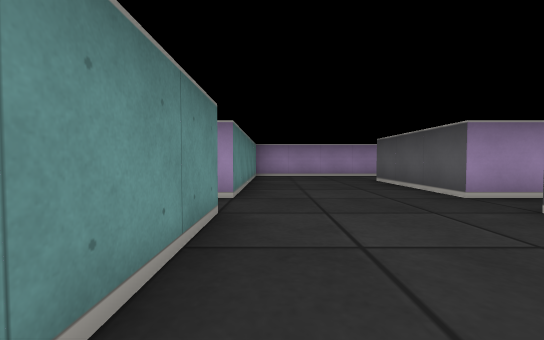
view 1 (above)

18 first-person views from a walk through a cub3D maze. The camera is about half as high as the walls, tilts 2° down and sees 90° across. The floor is counted in squares. Each view is taken from the middle of a square. On the plan, view 1 faces up. The plan holds only what a view shows up to about 9 squares ahead; the rest is blank.

view 2
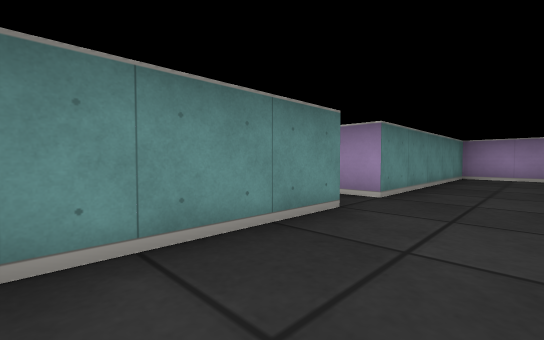

view 3
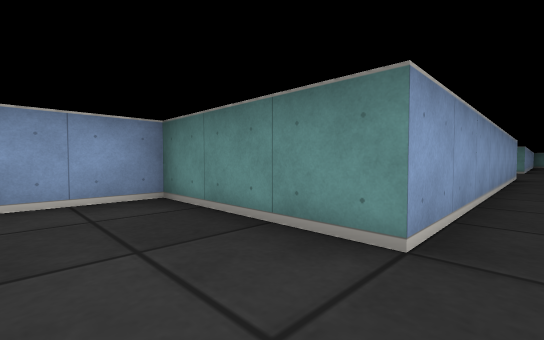

view 4
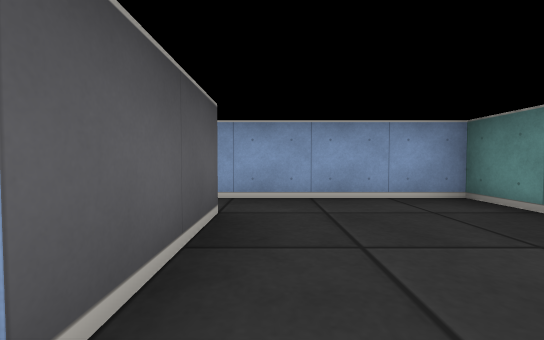

view 5
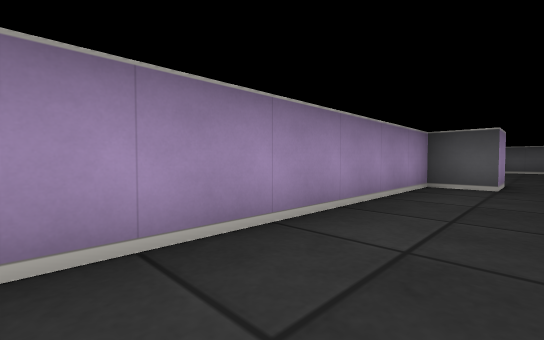

view 6
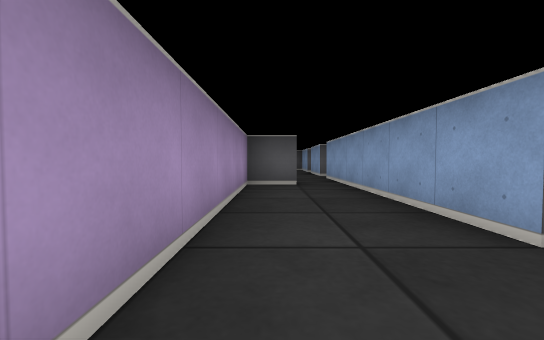

view 7
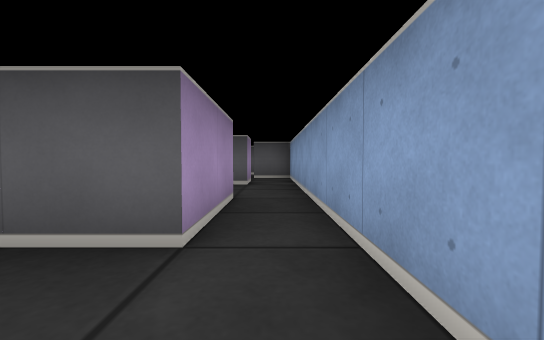

view 8
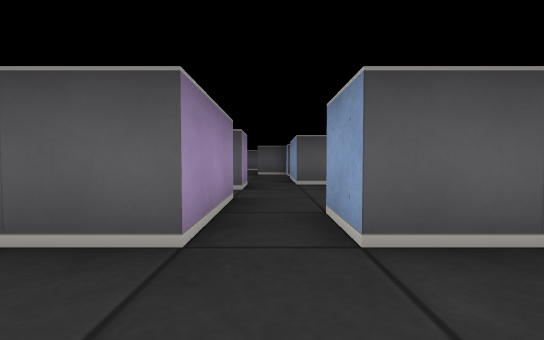

view 9
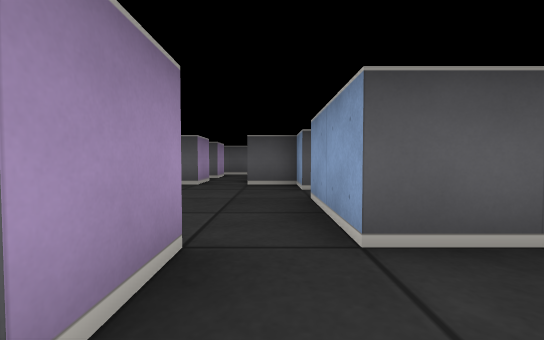

view 10
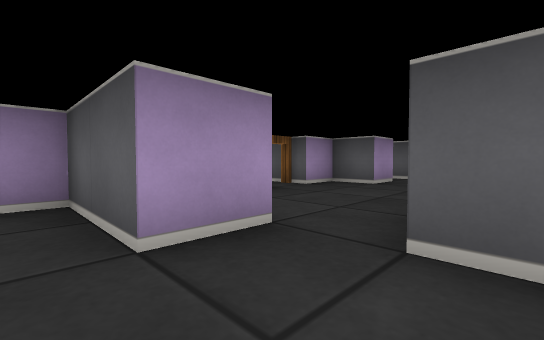

view 11
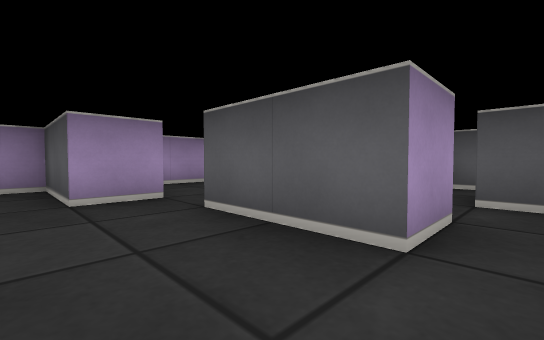

view 12
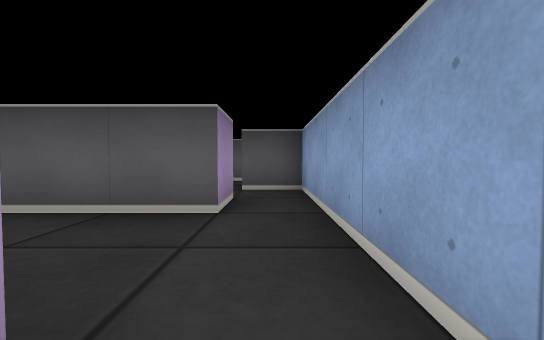

view 13
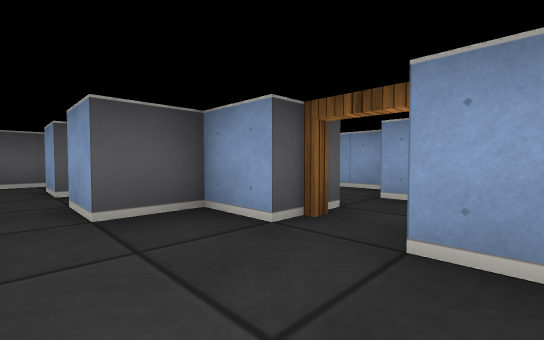

view 14
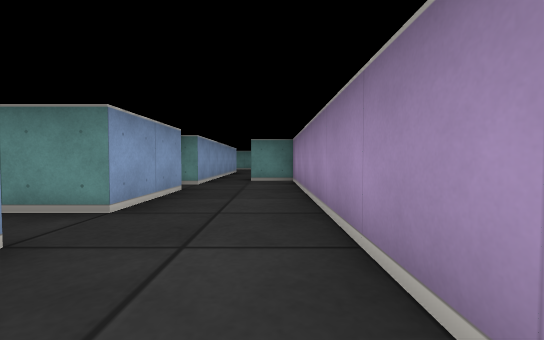

view 15
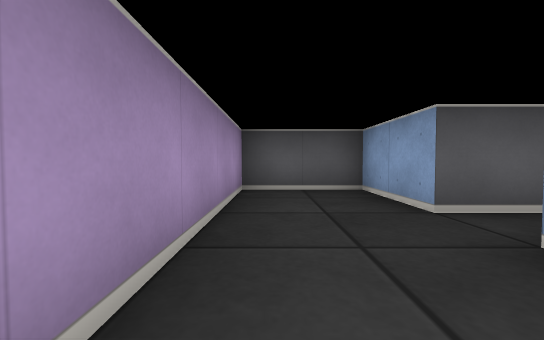

view 16
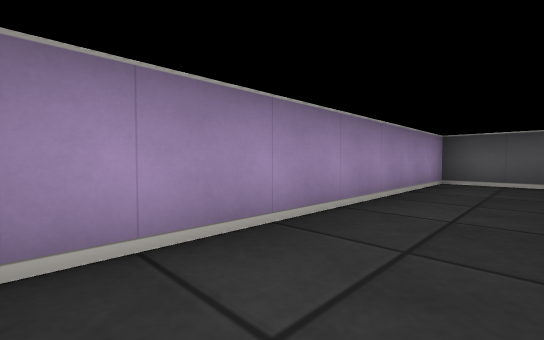

view 17
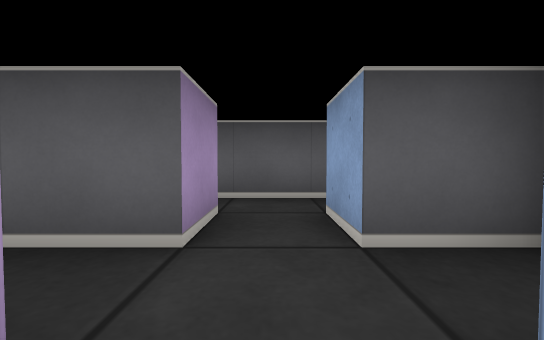

view 18
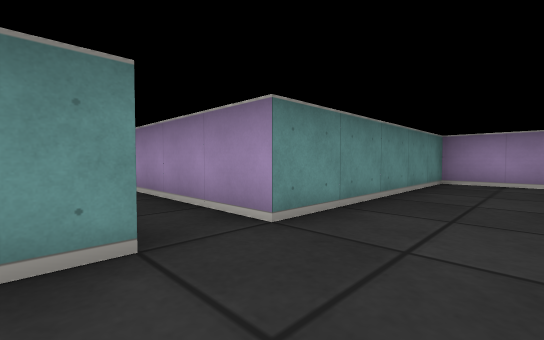

### Floor plan
Points are (right, up) in squares from view 1. A wall is a line through its corners. A room is listed if a view was taken in it or the views show most of it. See-through windows are left out.
Room 1 (views 1, 2, 3, 4, 5, 6, 7, 8, 12, 18)
walls: (2.5, 3.5) (2.5, 6.5) (6.5, 6.5); (4.5, 0.5) (2.5, 0.5) (2.5, 2.5); (6.5, 7.5) (6.5, 8.5) (-0.5, 8.5) (-0.5, 3.5) (-3.5, 3.5); (-8.4, 2.5) (-0.5, 2.5) (-0.5, -0.5) (4.5, -0.5)
ways out: opening at (2, 3) to room 2; opening at (3.5, 0) to room 2; opening at (6, 7) to room 4; opening at (-8, 3)
Room 2 (views 9, 10, 11)
walls: (4.5, 3.5) (2.5, 3.5); (6.6, 3.5) (5.5, 3.5) (5.5, 5.5) (4.9, 5.5); (2.5, 2.5) (3.5, 2.5); (4.5, -0.5) (8.5, -0.5) (8.5, 0.5); (7.5, 0.5) (6.5, 0.5) (6.5, 2.5)
ways out: opening at (2, 3) to room 1; opening at (3.5, 0) to room 1; opening at (6, 3) to room 3; opening at (8, 1) to room 6
Room 3 (view 13)
walls: (8.4, 5.5) (7.2, 5.5); (6.5, 2.5) (8.5, 2.5); (9.5, 2.5) (10.5, 2.5) (10.5, 3.5); (10.5, 4.5) (10.5, 5.5) (9.5, 5.5)
ways out: opening at (6, 3) to room 2; open door at (9, 6) to room 4; opening at (11, 4) to room 5; open door at (9, 2) to room 6
Room 4 (views 14, 15, 16)
walls: (9.5, 6.5) (11.5, 6.5); (12.5, 6.5) (14.5, 6.5) (14.5, 8.5) (7.5, 8.5) (7.5, 7.5) (6.5, 7.5); (6.5, 6.5) (8.5, 6.5)
ways out: opening at (6, 7) to room 1; open door at (9, 6) to room 3; opening at (12, 5.5) to room 5
Room 5 (view 17)
walls: (11.5, 4.5) (10.5, 4.5); (12.5, 4.5) (12.5, 6.5); (10.5, 3.5) (11.5, 3.5); (12.5, 2.4) (12.5, 3.5); (11.5, 6.5) (11.5, 5.5)
ways out: opening at (11, 4) to room 3; opening at (12, 5.5) to room 4; opening at (13, 4) to room 7
Room 6 (no view inside)
walls: (10.5, 0.6) (10.5, 1.1); (9.9, -0.5) (10.8, -0.5)
ways out: opening at (8, 1) to room 2; open door at (9, 2) to room 3
Room 7 (no view inside)
walls: (13.5, 4.5) (12.5, 4.5); (14.5, 3.2) (14.5, 4.8); (12.5, 3.5) (13.5, 3.5)
ways out: opening at (13, 4) to room 5

Where each view was taken, in squares from view 1:
view 1: 0 up, 0 right, facing up
view 2: 0 up, 1 right, facing up-left
view 3: 3 up, 1 right, facing down-left
view 4: 3 up, 2 right, facing down
view 5: 7 up, 1 right, facing up-right
view 6: 8 up, 1 right, facing right
view 7: 0 up, 1 right, facing right
view 8: 3 up, 1 right, facing right
view 9: 3 up, 5 right, facing right
view 10: 2 up, 5 right, facing up-right
view 11: 0 up, 5 right, facing up-right
view 12: 0 up, 4 right, facing right
view 13: 4 up, 8 right, facing down-right
view 14: 8 up, 14 right, facing left
view 15: 8 up, 10 right, facing right
view 16: 7 up, 8 right, facing up-right
view 17: 4 up, 11 right, facing right
view 18: 2 up, 1 right, facing up-left
